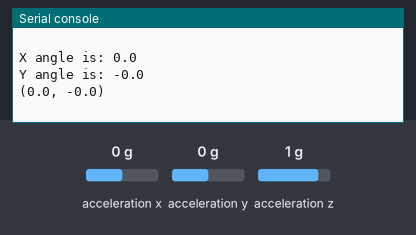
This program was run on a simulated CircuitPython board. On the bench: the last lines printed to the serial console. Inputs (shaded band) come from the test bench; at power-on: acceleration x 0 g, acceleration y 0 g, acceleration z 1 g.

Above: at 1.2 s.
1.3 s: acceleration x set to -1.4 g
At 2.0 s:
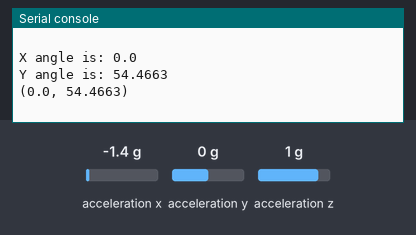
2.8 s: acceleration y set to -1.4 g
At 3.8 s:
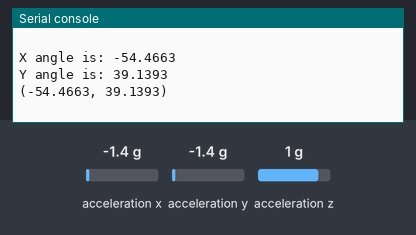
4.3 s: acceleration z set to -1.4 g
At 4.9 s:
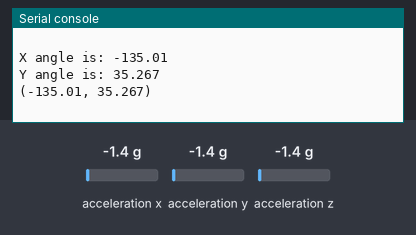
Timing chart, 0 to 7.0 s (numbered marks = the images above; inputs shaded):
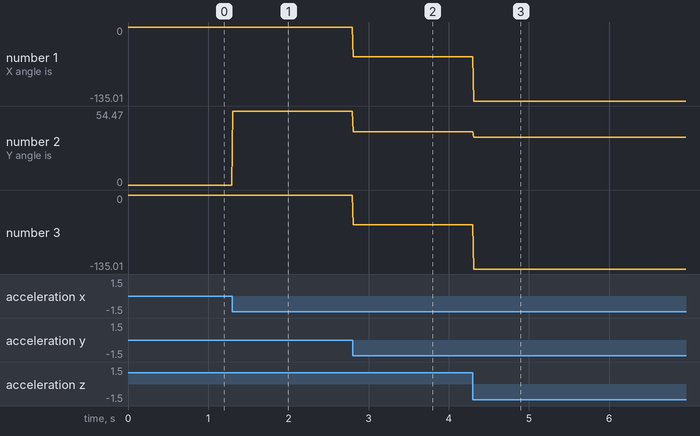

Measured:
- after the input at 1.3 s, the serial console: prints a new line at once (image 1)
- after the input at 2.8 s, the serial console: prints a new line at once (image 2)
- after the input at 4.3 s, the serial console: prints a new line at once (image 3)
- plotted number 1: 0 → -54.47 after the input at 2.8 s, -54.47 → -135.01 after the input at 4.3 s
- plotted number 2: 0 → 54.47 after the input at 1.3 s, 54.47 → 39.14 after the input at 2.8 s, 39.14 → 35.27 after the input at 4.3 s
- plotted number 3: 0 → -54.47 after the input at 2.8 s, -54.47 → -135.01 after the input at 4.3 s

The program:

3-axis_Angle_Demo.py
```python
## Setup Block ##
import time
import board
import adafruit_lis3dh
import math

# create an I2C() object
i2c = board.I2C()

# cretae an object for the lis3dh
lis3dh = adafruit_lis3dh.LIS3DH_I2C(i2c)

# loop forever
while True:
    ## Input Block ##
    # capture all three x y and z values at once
    x, y, z = lis3dh.acceleration

    ## calculation block ##
    x_angle = math.atan2(y, z) * 57.3
    y_angle = math.atan2(-x, math.sqrt(y ** 2 + z ** 2)) * 57.3

    ## Ouput Block ##
    # print the values
    print('X angle is:', x_angle)
    print('Y angle is:', y_angle)
    # print as a tuple for serial plotter
    print((x_angle, y_angle, ))
    print()

    time.sleep(0.01)
```
